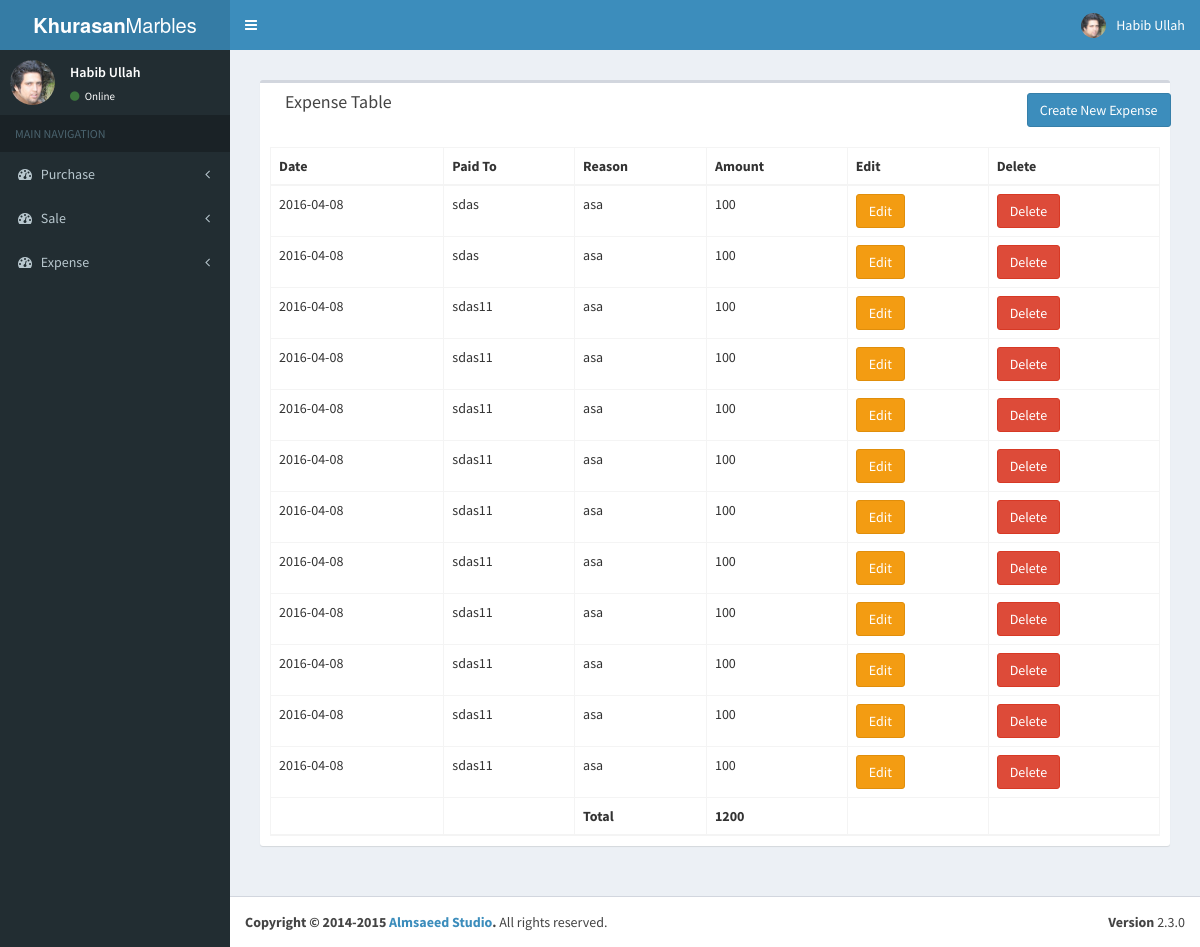
The page /index.php/expense on the database its author committed.
### tables this page shows
CREATE TABLE `expense` (
  `expense_id` int(255) NOT NULL,
  `reason` varchar(255) NOT NULL,
  `paid_to` varchar(500) NOT NULL,
  `amount` varchar(255) NOT NULL,
  `date_added` varchar(255) NOT NULL,
  `date_updated` varchar(255) NOT NULL,
  `added_by` varchar(255) NOT NULL
);

### application/controllers/expense.php (called while the page is built, shortened)
<?php
class Expense extends CI_Controller {
    public function index()
    {
	$this->db->order_by("expense_id", "desc");
	$query  = $this->db->get('expense');
	$result['result'] = $query->result();
	$this->load->view('include/header');
	$this->load->view('include/sidebar');
	$this->load->view( 'expense/expense_view' , $result );
	$this->load->view('include/footer');
    }
}

### index.php (called while the page is built, shortened)
<?php
require_once BASEPATH.'core/CodeIgniter.php';

### application/views/expense/expense_view.php (the view, shortened to what this page needs)
<div class="content-wrapper">
    <section class="content">
	<section class="content">
          <div class="row">
            <div class="col-xs-12">
              <div class="box">
                <div class="box-header">
		    <div class="col-md-10">
			<h3 class="box-title">Expense Table</h3>
		    </div>
		    <div class="col-md-2">
			<a class="btn btn-primary" href="<?=  site_url();?>expense/create_expense">Create New Expense</a>
		    </div>
                </div>
                <div class="box-body">
                  <table id="example2" class="table table-bordered table-hover">
		    <thead>
			<tr>
			    <th>Date</th>
			    <th>Paid To</th>
			    <th>Reason</th>
			    <th>Amount</th>
			    <th>Edit</th>
			    <th>Delete</th>
			</tr>
                    </thead>
                    <tbody>
			<?php
			    $total_amount = 0;
			    foreach ( $result as $array ) :
			    $total_amount += $array->amount;
			?>
			    <tr>
			      <td><?=$array->date_added?></td>
			      <td><?=$array->paid_to?></td>
			      <td><?=$array->reason?></td>
			      <td><?=$array->amount?></td>
			      <td><a class="btn btn-warning" href="<?=  site_url()?>expense/edit_expense/<?=$array->expense_id?>">Edit </a></td>
			      <td><a class="btn btn-danger purchase_delete" href="<?=  site_url()?>expense/delete_expense/<?=$array->expense_id?>">Delete</a></td>
			    </tr>
			<?php endforeach; ?>
                    </tbody>
		    <thead>
			<tr>
			    <th></th>
			    <th></th>
			    <th>Total</th>
			    <th><?= $total_amount ?></th>
			    <th></th>
			    <th></th>
			</tr>
                    </thead>
                  </table>
                </div>
              </div>
            </div>
          </div>
	</section>
    </section>
</div>

### application/views/include/header.php (shortened to what this page needs)
<!DOCTYPE html>
<html>
  <head>
    <link rel="stylesheet" href="<?=base_url()?>public/bootstrap/css/bootstrap.min.css">
    <link rel="stylesheet" href="https://maxcdn.bootstrapcdn.com/font-awesome/4.4.0/css/font-awesome.min.css">
    <link rel="stylesheet" href="https://code.ionicframework.com/ionicons/2.0.1/css/ionicons.min.css">
    <link rel="stylesheet" href="<?=base_url();?>public/dist/css/AdminLTE.min.css">
    <link rel="stylesheet" href="<?=base_url();?>public/dist/css/skins/_all-skins.min.css">
    <link rel="stylesheet" href="<?=base_url();?>public/plugins/iCheck/flat/blue.css">
    <link rel="stylesheet" href="<?=base_url();?>public/plugins/morris/morris.css">
    <link rel="stylesheet" href="<?=base_url();?>public/plugins/jvectormap/jquery-jvectormap-1.2.2.css">
    <link rel="stylesheet" href="<?=base_url();?>public/plugins/datepicker/datepicker3.css">
    <link rel="stylesheet" href="<?=base_url();?>public/plugins/daterangepicker/daterangepicker-bs3.css">
    <link rel="stylesheet" href="<?=base_url();?>public/plugins/bootstrap-wysihtml5/bootstrap3-wysihtml5.min.css">
    <link rel="stylesheet" href="<?=base_url();?>public/plugins/timepicker/bootstrap-timepicker.min.css">
  </head>
  <body class="hold-transition skin-blue sidebar-mini">
    <div class="wrapper">
      <header class="main-header">
        <a href="<?=site_url()?>" class="logo">
          <span class="logo-lg"><b>Khurasan</b>Marbles</span>
        </a>
        <nav class="navbar navbar-static-top" role="navigation">
          <a href="#" class="sidebar-toggle" data-toggle="offcanvas" role="button">
          </a>
          <div class="navbar-custom-menu">
            <ul class="nav navbar-nav">
              <li class="dropdown user user-menu">
                <a href="#" class="dropdown-toggle" data-toggle="dropdown">
                  <img src="<?=base_url();?>public/img/IMG_0403.jpg" class="user-image" alt="User Image">
                  <span class="hidden-xs">Habib Ullah</span>
                </a>
              </li>
            </ul>
          </div>
        </nav>
      </header>

### application/views/include/sidebar.php (shortened to what this page needs)
    <aside class="main-sidebar">
      <section class="sidebar">
        <div class="user-panel">
          <div class="pull-left image">
            <img src="<?=base_url();?>public/img/IMG_0403.jpg" class="img-circle" alt="User Image">
          </div>
          <div class="pull-left info">
            <p>Habib Ullah</p>
            <a href="#"><i class="fa fa-circle text-success"></i> Online</a>
          </div>
        </div>
      <ul class="sidebar-menu">
          <li class="header">MAIN NAVIGATION</li>
          <li class="treeview">
              <a href="<?=site_url();?>">
    <i class="fa fa-dashboard"></i> <span>Purchase</span> <i class="fa fa-angle-left pull-right"></i>
</a>
          </li>
          <li class="treeview">
              <a href="<?=site_url();?>">
    <i class="fa fa-dashboard"></i> <span>Sale</span> <i class="fa fa-angle-left pull-right"></i>
</a>
          </li>
          <li class="treeview">
              <a href="<?=site_url();?>">
    <i class="fa fa-dashboard"></i> <span>Expense</span> <i class="fa fa-angle-left pull-right"></i>
</a>
          </li>
      </ul>
      </section>
    </aside>

### application/views/include/footer.php (shortened to what this page needs)
<footer class="main-footer">
    <div class="pull-right hidden-xs">
      <b>Version</b> 2.3.0
    </div>
    <strong>Copyright &copy; 2014-2015 <a href="http://almsaeedstudio.com">Almsaeed Studio</a>.</strong> All rights reserved.
</footer>
</div>
  </body>
</html>

### rows shown on the page
expense: date_added "2016-04-08", paid_to "sdas", reason "asa", amount "100"
expense: date_added "2016-04-08", paid_to "sdas", reason "asa", amount "100"
expense: date_added "2016-04-08", paid_to "sdas11", reason "asa", amount "100"
expense: date_added "2016-04-08", paid_to "sdas11", reason "asa", amount "100"
expense: date_added "2016-04-08", paid_to "sdas11", reason "asa", amount "100"
expense: date_added "2016-04-08", paid_to "sdas11", reason "asa", amount "100"
expense: date_added "2016-04-08", paid_to "sdas11", reason "asa", amount "100"
expense: date_added "2016-04-08", paid_to "sdas11", reason "asa", amount "100"
expense: date_added "2016-04-08", paid_to "sdas11", reason "asa", amount "100"
expense: date_added "2016-04-08", paid_to "sdas11", reason "asa", amount "100"
expense: date_added "2016-04-08", paid_to "sdas11", reason "asa", amount "100"
expense: date_added "2016-04-08", paid_to "sdas11", reason "asa", amount "100"

### other values the page prints
$total_amount "1200"
